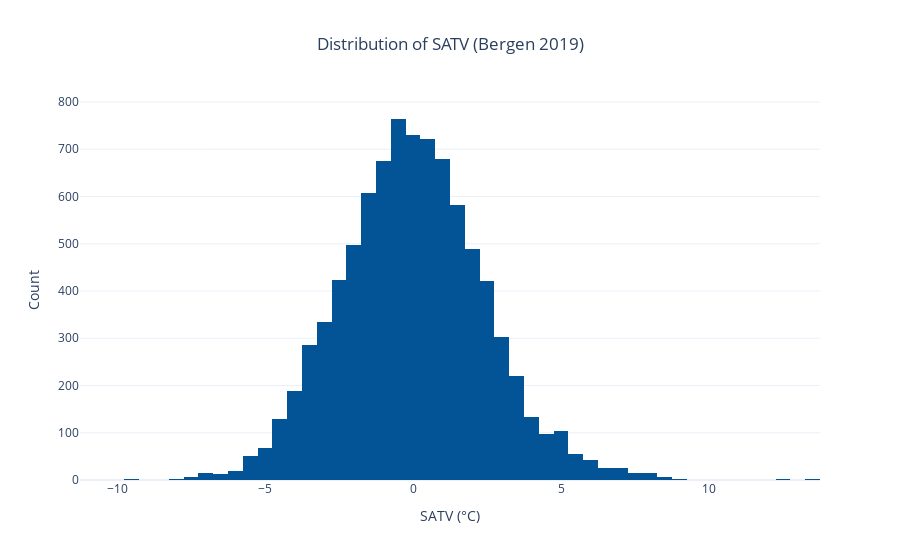

Notebook cell for this chart:
### Markdown cell above
The SPC plot shows temperature with dynamic control limits based on the Seasonally Adjusted Temperature Variation (SATV). The detected outliers (red markers) represent short, extreme cold and heat spells that are unusual for their respective seasons.

### Code cell
# Apply the DCT high-pass filter 
satv_values, _ = dct_highpass_filter(
    bergen_2019["temperature_2m"].to_numpy(),
    keep_index=100
)
bergen_2019["SATV"] = satv_values


# Plot histogram of SATV values to confirm normal distribution
SATV_COLOR = '#035397' 

fig_hist = go.Figure(data=[go.Histogram(
    x=bergen_2019["SATV"],
    nbinsx=50,
    marker_color=SATV_COLOR
)])

fig_hist.update_layout(
    template="plotly_white",
    title="Distribution of SATV (Bergen 2019)",
    xaxis_title="SATV (°C)",
    yaxis_title="Count",
    title_x=0.5
)
fig_hist.show()

### Figure 1 — Plotly figure (JSON) as saved in the notebook; plotly's stock layout.template omitted (floating-point values rounded to 4 significant figures; data arrays with more than 128 entries replaced by an {"elided": "..."} marker saying what was removed)
{"data": [{"marker": {"color": "#035397"}, "nbinsx": 50, "type": "histogram", "x": {"elided": "8760 float values"}}], "layout": {"title": {"text": "Distribution of SATV (Bergen 2019)", "x": 0.5}, "xaxis": {"title": {"text": "SATV (°C)"}}, "yaxis": {"title": {"text": "Count"}}}}
